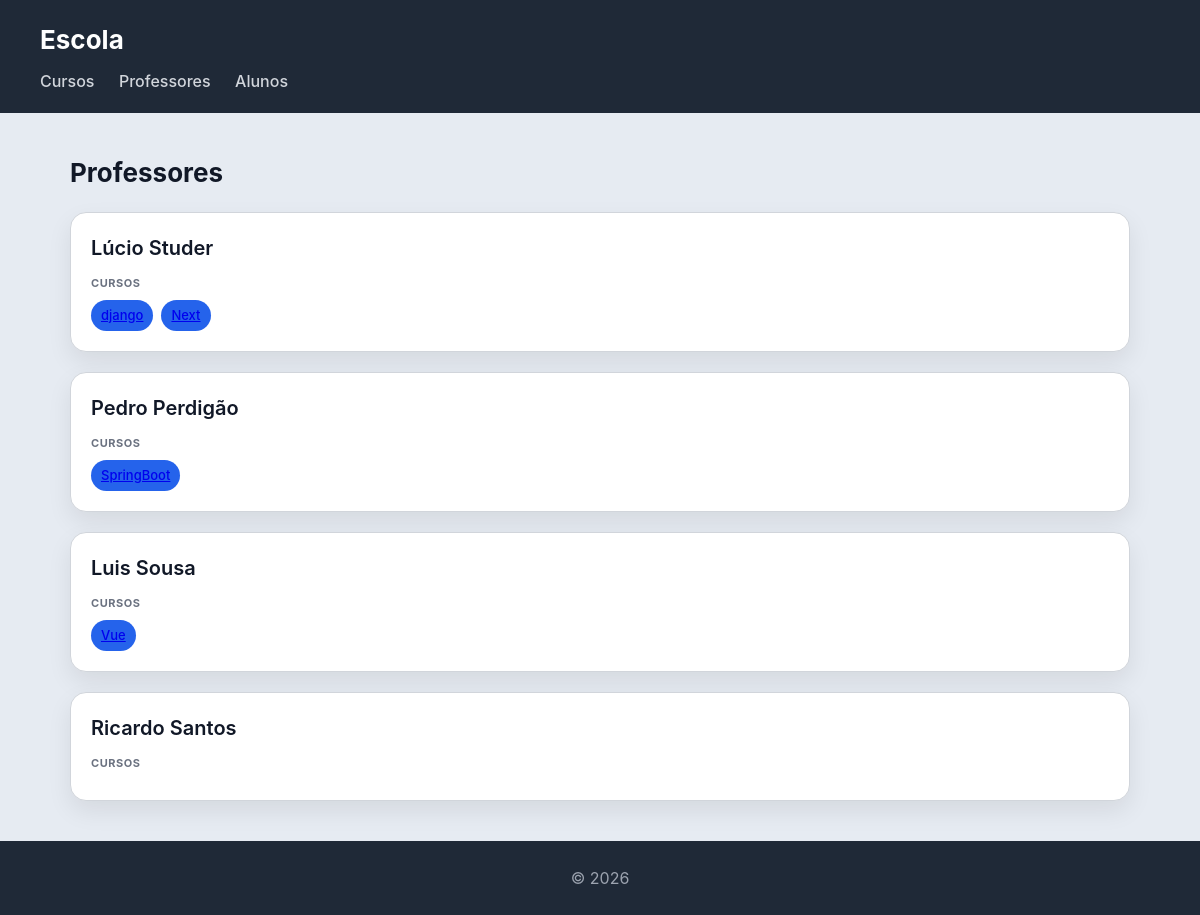
/escola/professores/, run on the app's committed database.
### escola/models.py (models this page shows)
class Professor(models.Model):
    nome = models.CharField(max_length=100)
    email = models.EmailField()
    def __str__(self):
        return self.nome

class Curso(models.Model):
    nome = models.CharField(max_length=100)
    imagem = models.ImageField(upload_to='cursos/')
    professor = models.ForeignKey(Professor, on_delete=models.CASCADE, related_name='cursos')
    alunos = models.ManyToManyField(Aluno, related_name='cursos')
    def __str__(self):
        return self.nome

### escola/views.py (the view)
# urls.py: path('professores/', views.professores_view, name='professores'),
def professores_view(request):
    professores = (
        Professor.objects
        .prefetch_related('cursos')
        .all()
    )
    return render(request, 'escola/professores.html', {'professores': professores})

### escola/templates/escola/professores.html
{% extends "escola/base.html" %}
{% block content %}
<h2>Professores</h2>
<section>
    {% for professor in professores %}
    <article>
        <header>
            <h3>{{ professor }}</h3>
        </header>
        <section>
            <h4>Cursos</h4>
            <ul>
                {% for curso in professor.cursos.all %}
                    <li>
                        <a href="{% url 'curso' curso.id %}">
                        {{ curso }}
                        </a>
                    </li>
               {% endfor %}
            </ul>
        </section>
    </article>
    {% endfor %}
</section>
{% endblock %}

### escola/static/escola/styles.css (style rules this page uses)
* { box-sizing: border-box; margin: 0; padding: 0; }
body { font-family: "Inter", "Segoe UI", system-ui, -apple-system, sans-serif; background: #e6ebf2; color: #111827; line-height: 1.5; }
h2 { margin-bottom: 20px; font-size: 26px; }
section > article { background: white; padding: 20px; border-radius: 16px; border: 1px solid #d1d5db; box-shadow: 0 10px 25px rgba(0,0,0,0.08); transition: all 0.25s ease; margin-bottom: 20px; }
article > header { margin-bottom: 12px; }
article > header > h3 { font-size: 20px; font-weight: 600; margin-bottom: 4px; }
article > section { margin-top: 10px; }
article > section > h4 { font-size: 11px; text-transform: uppercase; color: #6b7280; margin-bottom: 8px; letter-spacing: 0.05em; }
article > section > ul { list-style: none; display: flex; flex-wrap: wrap; gap: 8px; }
article > section > ul > li { background: #2563eb; color: white; padding: 6px 10px; border-radius: 999px; font-size: 13px; font-weight: 500; }

### data on the page
Professor: nome "Lúcio Studer"
Curso: nome "django"
Curso: nome "Next"
Professor: nome "Pedro Perdigão"
Curso: nome "SpringBoot"
Professor: nome "Luis Sousa"
Curso: nome "Vue"
Professor: nome "Ricardo Santos"
